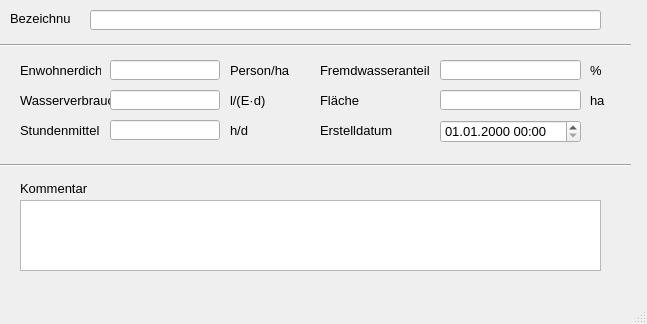
<?xml version="1.0" encoding="UTF-8"?>
<ui version="4.0">
 <class>MainWindow</class>
 <widget class="QMainWindow" name="MainWindow">
  <property name="enabled">
   <bool>true</bool>
  </property>
  <property name="geometry">
   <rect>
    <x>0</x>
    <y>0</y>
    <width>647</width>
    <height>324</height>
   </rect>
  </property>
  <property name="font">
   <font>
    <family>Tahoma</family>
    <pointsize>10</pointsize>
   </font>
  </property>
  <property name="windowTitle">
   <string>MainWindow</string>
  </property>
  <widget class="QWidget" name="centralwidget">
   <widget class="QLabel" name="label_20">
    <property name="geometry">
     <rect>
      <x>320</x>
      <y>60</y>
      <width>120</width>
      <height>21</height>
     </rect>
    </property>
    <property name="text">
     <string>Fremdwasseranteil</string>
    </property>
   </widget>
   <widget class="QLabel" name="label">
    <property name="geometry">
     <rect>
      <x>10</x>
      <y>10</y>
      <width>61</width>
      <height>16</height>
     </rect>
    </property>
    <property name="text">
     <string>Bezeichnung</string>
    </property>
   </widget>
   <widget class="Line" name="line">
    <property name="geometry">
     <rect>
      <x>0</x>
      <y>30</y>
      <width>631</width>
      <height>31</height>
     </rect>
    </property>
    <property name="orientation">
     <enum>Qt::Horizontal</enum>
    </property>
   </widget>
   <widget class="QLabel" name="label_14">
    <property name="geometry">
     <rect>
      <x>20</x>
      <y>180</y>
      <width>81</width>
      <height>16</height>
     </rect>
    </property>
    <property name="text">
     <string>Kommentar</string>
    </property>
   </widget>
   <widget class="QLabel" name="label_11">
    <property name="geometry">
     <rect>
      <x>230</x>
      <y>120</y>
      <width>41</width>
      <height>21</height>
     </rect>
    </property>
    <property name="text">
     <string>h/d</string>
    </property>
   </widget>
   <widget class="QLabel" name="label_5">
    <property name="geometry">
     <rect>
      <x>20</x>
      <y>90</y>
      <width>91</width>
      <height>21</height>
     </rect>
    </property>
    <property name="text">
     <string>Wasserverbrauch</string>
    </property>
   </widget>
   <widget class="QLabel" name="label_8">
    <property name="geometry">
     <rect>
      <x>230</x>
      <y>60</y>
      <width>61</width>
      <height>21</height>
     </rect>
    </property>
    <property name="text">
     <string>Person/ha</string>
    </property>
   </widget>
   <widget class="QLabel" name="label_70">
    <property name="geometry">
     <rect>
      <x>320</x>
      <y>120</y>
      <width>80</width>
      <height>21</height>
     </rect>
    </property>
    <property name="text">
     <string>Erstelldatum</string>
    </property>
   </widget>
   <widget class="Line" name="line_2">
    <property name="geometry">
     <rect>
      <x>0</x>
      <y>150</y>
      <width>631</width>
      <height>31</height>
     </rect>
    </property>
    <property name="orientation">
     <enum>Qt::Horizontal</enum>
    </property>
   </widget>
   <widget class="QLabel" name="label_6">
    <property name="geometry">
     <rect>
      <x>20</x>
      <y>120</y>
      <width>81</width>
      <height>21</height>
     </rect>
    </property>
    <property name="text">
     <string>Stundenmittel</string>
    </property>
   </widget>
   <widget class="QLabel" name="label_10">
    <property name="geometry">
     <rect>
      <x>230</x>
      <y>90</y>
      <width>41</width>
      <height>21</height>
     </rect>
    </property>
    <property name="text">
     <string>l/(E·d)</string>
    </property>
   </widget>
   <widget class="QLabel" name="label_3">
    <property name="geometry">
     <rect>
      <x>20</x>
      <y>60</y>
      <width>81</width>
      <height>21</height>
     </rect>
    </property>
    <property name="text">
     <string>Enwohnerdichte</string>
    </property>
   </widget>
   <widget class="QLabel" name="label_21">
    <property name="geometry">
     <rect>
      <x>320</x>
      <y>90</y>
      <width>120</width>
      <height>21</height>
     </rect>
    </property>
    <property name="text">
     <string>Fläche</string>
    </property>
   </widget>
   <widget class="QLabel" name="label_12">
    <property name="geometry">
     <rect>
      <x>590</x>
      <y>90</y>
      <width>20</width>
      <height>21</height>
     </rect>
    </property>
    <property name="text">
     <string>ha</string>
    </property>
   </widget>
   <widget class="QLabel" name="label_9">
    <property name="geometry">
     <rect>
      <x>590</x>
      <y>60</y>
      <width>20</width>
      <height>21</height>
     </rect>
    </property>
    <property name="text">
     <string>%</string>
    </property>
   </widget>
   <widget class="QLineEdit" name="tgnam">
    <property name="geometry">
     <rect>
      <x>90</x>
      <y>10</y>
      <width>511</width>
      <height>20</height>
     </rect>
    </property>
   </widget>
   <widget class="QLineEdit" name="ewdichte">
    <property name="geometry">
     <rect>
      <x>110</x>
      <y>60</y>
      <width>110</width>
      <height>20</height>
     </rect>
    </property>
   </widget>
   <widget class="QLineEdit" name="wverbrauch">
    <property name="geometry">
     <rect>
      <x>110</x>
      <y>90</y>
      <width>110</width>
      <height>20</height>
     </rect>
    </property>
   </widget>
   <widget class="QLineEdit" name="stdmittel">
    <property name="geometry">
     <rect>
      <x>110</x>
      <y>120</y>
      <width>110</width>
      <height>20</height>
     </rect>
    </property>
   </widget>
   <widget class="QLineEdit" name="fremdwas">
    <property name="geometry">
     <rect>
      <x>440</x>
      <y>60</y>
      <width>141</width>
      <height>20</height>
     </rect>
    </property>
   </widget>
   <widget class="QLineEdit" name="flaeche">
    <property name="geometry">
     <rect>
      <x>440</x>
      <y>90</y>
      <width>141</width>
      <height>20</height>
     </rect>
    </property>
   </widget>
   <widget class="QTextEdit" name="kommentar">
    <property name="geometry">
     <rect>
      <x>20</x>
      <y>200</y>
      <width>581</width>
      <height>71</height>
     </rect>
    </property>
   </widget>
   <widget class="QgsDateTimeEdit" name="createdat">
    <property name="geometry">
     <rect>
      <x>440</x>
      <y>120</y>
      <width>141</width>
      <height>23</height>
     </rect>
    </property>
    <property name="currentSection">
     <enum>QDateTimeEdit::DaySection</enum>
    </property>
    <property name="displayFormat">
     <string>dd.MM.yyyy HH:mm</string>
    </property>
   </widget>
  </widget>
  <widget class="QMenuBar" name="menubar">
   <property name="geometry">
    <rect>
     <x>0</x>
     <y>0</y>
     <width>647</width>
     <height>21</height>
    </rect>
   </property>
  </widget>
  <widget class="QStatusBar" name="statusbar"/>
 </widget>
 <customwidgets>
  <customwidget>
   <class>QgsDateTimeEdit</class>
   <extends>QDateTimeEdit</extends>
   <header>qgsdatetimeedit.h</header>
  </customwidget>
 </customwidgets>
 <tabstops>
  <tabstop>tgnam</tabstop>
  <tabstop>ewdichte</tabstop>
  <tabstop>wverbrauch</tabstop>
  <tabstop>stdmittel</tabstop>
  <tabstop>fremdwas</tabstop>
  <tabstop>flaeche</tabstop>
  <tabstop>kommentar</tabstop>
 </tabstops>
 <resources/>
 <connections/>
</ui>
